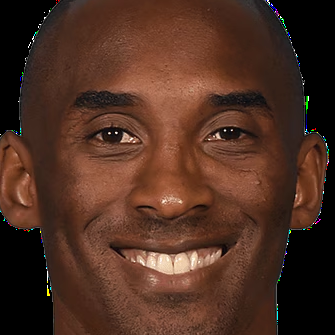
#> input picture Projects/ImageClassifier/Model/dataset/cropped/kobe bryant - Google Search/kobe bryant - Google Search1.png, 335 x 335 px
$ python Classifier_Model.py
#> lines starting #> are read from the running program, lines starting #| are printed output that depends on the picture
import numpy as np
import cv2
import matplotlib
from matplotlib import pyplot as plt
import os
import shutil
import pywt
from sklearn.svm import SVC
from sklearn.preprocessing import StandardScaler
from sklearn.model_selection import train_test_split
from sklearn.pipeline import Pipeline
from sklearn.metrics import classification_report
from sklearn import svm
from sklearn.ensemble import RandomForestClassifier
from sklearn.linear_model import LogisticRegression
from sklearn.pipeline import make_pipeline
from sklearn.model_selection import GridSearchCV
import pandas as pd
from sklearn.metrics import confusion_matrix
import seaborn as sns
import joblib
import json


face_casecade = cv2.CascadeClassifier(cv2.data.haarcascades + 'haarcascade_frontalface_default.xml')
eye_casecade = cv2.CascadeClassifier(cv2.data.haarcascades + 'haarcascade_eye.xml')

def get_cropped_image_if_2_eyes(image_path):
    img = cv2.imread(image_path)

    if img is None:
        return None

    gray = cv2.cvtColor(img, cv2.COLOR_BGR2GRAY)
    faces = face_casecade.detectMultiScale(gray, 1.3, 5)

    for (x,y,w,h) in faces:
        roi_gray = gray[y:y+h, x:x+w]
        roi_color = img[y:y+h, x:x+w]
        eyes = eye_casecade.detectMultiScale(roi_gray)
        if len(eyes) >= 2:
            return roi_color

path_to_data = "./dataset/"
path_to_cr_data = "./dataset/cropped/"
img_dirs = []

for entry in os.scandir(path_to_data):
    if entry.is_dir():
        img_dirs.append(entry.path)

"""
if os.path.exists(path_to_cr_data):
    shutil.rmtree(path_to_cr_data)
os.mkdir(path_to_cr_data)
"""


for img_dir in img_dirs:
    celeb_name = img_dir.split('/')[-1]
    count = 1

    if celeb_name == "cropped":
        continue

    for entry in os.scandir(img_dir):
        roi_color = get_cropped_image_if_2_eyes(entry.path)
        if roi_color is not None:
            cropped_folder = path_to_cr_data + celeb_name
            if not os.path.exists(cropped_folder):
                os.makedirs(cropped_folder)

                print("Generating cropped images in folder: ",cropped_folder)

            cropped_file_name = celeb_name + str(count) + ".png"
            cropped_file_path = cropped_folder + "/" + cropped_file_name

            cv2.imwrite(cropped_file_path, roi_color)
            count += 1

player_dict = {}

for img_dir in os.scandir(path_to_cr_data):
    player_name = img_dir.name
    player_dict[player_name] = []

    for entry in os.scandir(img_dir.path):
        player_dict[player_name].append(entry.path)
#> pass 2 of the loop `for img_dir in os.scandir(path_to_cr_data):`:


def w2d(img, mode='haar', level=1):
    imArray = img
    imArray = cv2.cvtColor(imArray,cv2.COLOR_RGB2GRAY)
    imArray = np.float32(imArray)
    imArray /= 255

    coeffs=pywt.wavedec2(imArray, mode, level=level)

    coeffs_H=list(coeffs)
    coeffs_H[0] *= 0

    imArray_H=pywt.waverec2(coeffs_H, mode)
    imArray_H *= 255
    imArray_H = np.uint8(imArray_H)

    return imArray_H

"""
for key, item in player_dict.items():
    print(f"{key}:")
    for file_path in item:
        print(f"s{file_path}")
"""

class_dict = {
    'kareem abdul-jabbar - Google Search': 0,
    'kobe bryant - Google Search': 1,
    'larry bird - Google Search': 2,
    'magic johnson - Google Search': 3,
    'michael jordan - Google Search': 4,
}

x, y = [], []
for key, item in player_dict.items():
    for file_path in item:
        img = cv2.imread(file_path)
#> img is the input picture: shape (335, 335, 3); mean B, G, R 34.3, 47.5, 78.4
        scalled_raw_img = cv2.resize(img, (32, 32))
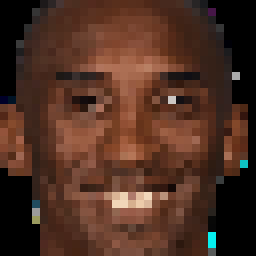
#> scalled_raw_img: shape (32, 32, 3) (shown 8 times larger); mean B, G, R 35, 48.1, 78.6
        img_har = w2d(img, 'db1', 5)
#> in w2d, `imArray = cv2.cvtColor(imArray,cv2.COLOR_RGB2GRAY)`:
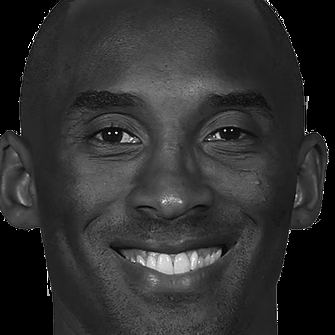
#> imArray: shape (335, 335); min 0, max 255, mean 47.1
#> in w2d, `coeffs=pywt.wavedec2(imArray, mode, level=level)`: coeffs = 6 items
#> in w2d, `imArray_H=pywt.waverec2(coeffs_H, mode)`:
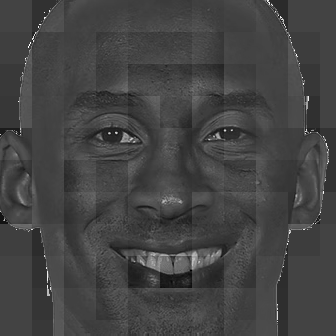
#> imArray_H: shape (336, 336) float32; min -0.356, max 0.979, mean -3.67e-10; drawn with min black and max white
#> in w2d, `imArray_H = np.uint8(imArray_H)`:
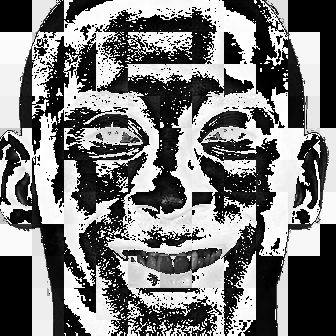
#> imArray_H: shape (336, 336); min 0, max 255, mean 121.2
        scalled_img_har = cv2.resize(img_har, (32, 32))
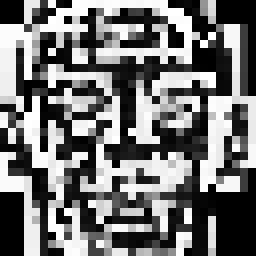
#> scalled_img_har: shape (32, 32) (shown 8 times larger); min 0, max 255, mean 115.4
        combined_img = np.vstack((scalled_raw_img.reshape(32*32*3, 1),scalled_img_har.reshape(32*32, 1)))
#> combined_img = 4096 values, max 255 at index 3142, min 0 at index 0, mean 69.28
        x.append(combined_img)
        y.append(class_dict[key])
#> pass 2 of the loop `for key, item in player_dict.items():`:
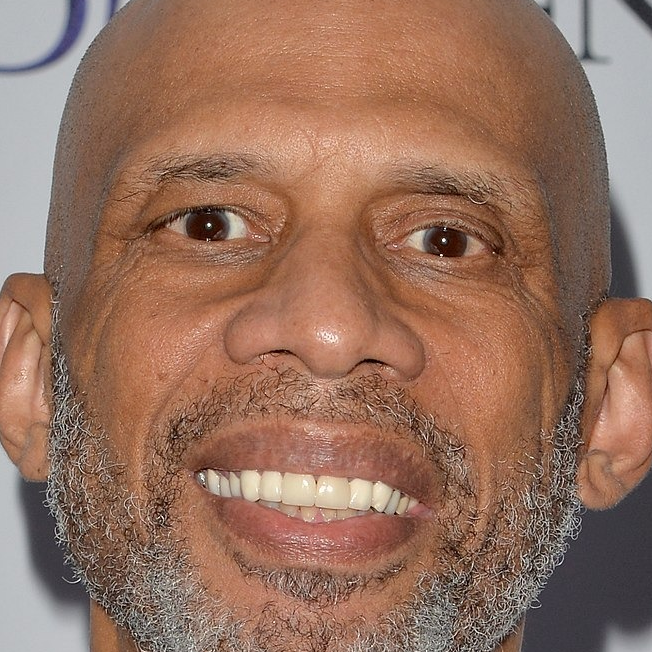
#> input picture Projects/ImageClassifier/Model/dataset/cropped/kareem abdul-jabbar - Google Search/kareem abdul-jabbar - Google Search1.png, 652 x 652 px
#> img is the input picture: shape (652, 652, 3); mean B, G, R 93.8, 112.2, 150
#> in w2d (call 2), `imArray_H = np.uint8(imArray_H)`:
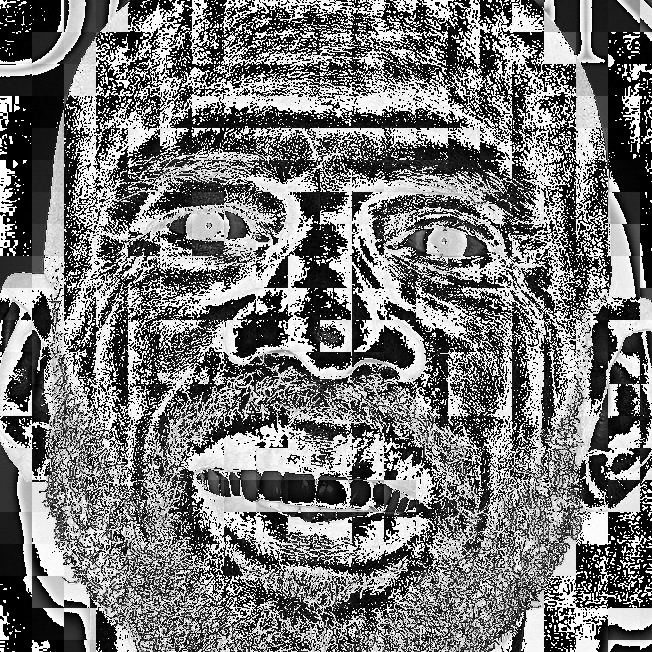
#> imArray_H: shape (652, 652); min 0, max 255, mean 119.7
#> `scalled_img_har = cv2.resize(img_har, (32, 32))`:
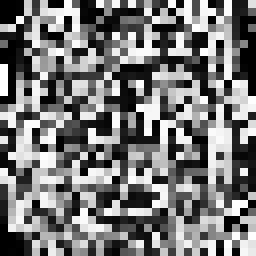
#> scalled_img_har: shape (32, 32) (shown 8 times larger); min 0, max 255, mean 119.2
#> combined_img = 4096 values, max 255 at index 1586, min 0 at index 3072, mean 118.4

x = np.array(x).reshape(len(x),4096).astype(float)

x_train, x_test, y_train, y_test = train_test_split(x, y, random_state=42)
#> y_train = [1]; y_test = [0]

pipe = Pipeline([('scaler', StandardScaler()), ('svc', SVC(kernel='rbf', C=10, gamma='auto'))])
#> (the run stopped early here; a loop or call above may not have finished)
